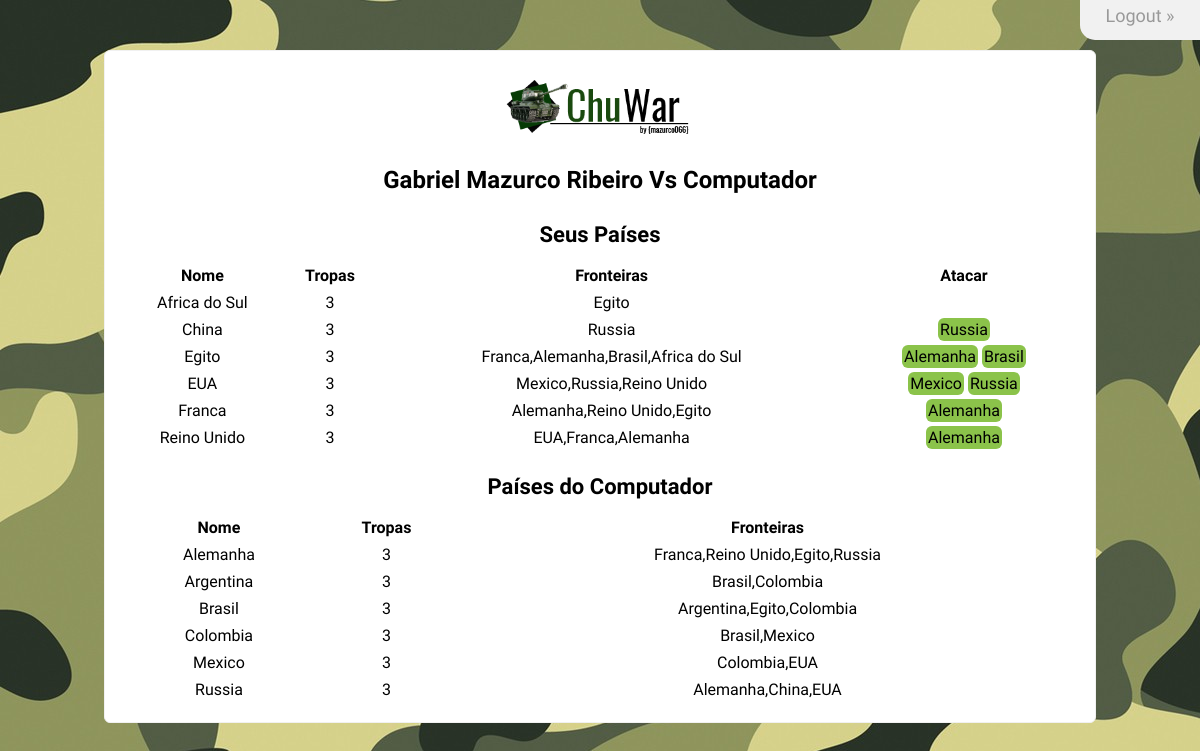
/ (signed in), run on the app's committed database.
### tables this page shows
CREATE TABLE `status_paises` (
  `ID` int(11) NOT NULL,
  `Jogo_ID` int(11) NOT NULL,
  `Pais_ID` int(11) NOT NULL,
  `Nome` varchar(50) NOT NULL,
  `tropas` int(11) NOT NULL,
  `Pertence` varchar(50) NOT NULL,
  `fronteiras` varchar(90) DEFAULT NULL
);

### includes/eventos.php (called while the page is built, shortened)
<?php
    $home="http://localhost/ChuvaInc/ChuWar/";
    $title="Chuwar - the Game";
    include("classes/DAO/DB.class.php");
    include("classes/DAO/Usuarios.class.php");
    include("classes/bean/Usuario.class.php");
    include("classes/bean/Computador.class.php");
    include("classes/bean/Pais.class.php");
    include("classes/bean/Jogo.class.php");
?>

### classes/bean/Usuario.class.php (called while the page is built, shortened)
<?php
class Usuario{
  private $id;
  private $nome;
  private $paises = NULL;
  public function setId($id){
    $this->id = $id;
  }
  public function getId(){
    return $this->id;
  }
  public function setNome($nome){
    $this->nome = $nome;
  }
  public function getNome(){
    return $this->nome;
  }
  public function setPaises($paises){
		$this->paises = $paises;
	}
	public function getPaises(){
		return $this->paises;
	}
}
?>

### classes/bean/Jogo.class.php (called while the page is built, shortened)
<?php
class Jogo{
  private $usuario;
  private $computador;
  function __construct(Usuario $user){
    $this->usuario = $user;
    $this->computador = new Computador();
    $this->Vpaises = $this->recuperaPaises();
  }
  function getPaisesUsuario(){
    return $this->usuario->getPaises();
  }
  function getPaisesComputador(){
    return $this->computador->getPaises();
  }
  function recuperaPaises(){
    $conexao = new DB;
    $conexao=$conexao->getConnection();
    $rs = $conexao->prepare("SELECT * FROM paises");
    if ($rs->execute()){
      $paises = [];
      while($pais = $rs->fetch(PDO::FETCH_OBJ)){
        $objeto = new Pais();
        $objeto->setID($pais->ID);
        $objeto->setNome($pais->Nome);
        $objeto->setTropas($pais->tropas);
        $objeto->setFronteiras($pais->fronteiras);
        $paises[] = $objeto;
      }
      return $paises;
    }
    else{
      $flash="OPS!... ouve algum erro em nosso Sistema. Por Favor contate administrador!";
      echo $flash;
    }
  }
  function carregaJogo(){
    $conexao = new DB;
    $conexao=$conexao->getConnection();
    $rs = $conexao->prepare("Select ID from jogos where id_usuario = ?");
    $id = $this->usuario->getId();
    $rs->bindParam(1,$id);
    if ($rs->execute()){
      $row = $rs->fetch(PDO::FETCH_OBJ);
      $idJogo = $row->ID;
      $rs = $conexao->prepare("SELECT * from status_paises WHERE Jogo_ID = ? and Pertence = 'Jogador'");
      $rs->bindParam(1,$idJogo);
      $rs->execute();
      if($rs->rowCount() > 0){
        $paisesUs = [];
        while($pais = $rs->fetch(PDO::FETCH_OBJ)){
          $objeto = new Pais();
          $objeto->setID($pais->Pais_ID);
          $objeto->setNome($pais->Nome);
          $objeto->setTropas($pais->tropas);
          $objeto->setFronteiras($pais->fronteiras);
          $paisesUs[] = $objeto;
        }
        $this->usuario->setPaises($paisesUs);
      }
      $rs = $conexao->prepare("SELECT * from status_paises WHERE Jogo_ID = ? and Pertence = 'Computador'");
      $rs->bindParam(1,$idJogo);
      $rs->execute();
      if($rs->rowCount() > 0){
        $paisesCp = [];
        while($pais = $rs->fetch(PDO::FETCH_OBJ)){
          $objeto = new Pais();
          $objeto->setID($pais->Pais_ID);
          $objeto->setNome($pais->Nome);
          $objeto->setTropas($pais->tropas);
          $objeto->setFronteiras($pais->fronteiras);
          $paisesCp[] = $objeto;
        }
        $this->computador->setPaises($paisesCp);
      }
    }
    else{
      $flash="OPS!... ouve algum erro em nosso Sistema. Por Favor contate administrador!";
      echo $flash;
    }
  }
}
 ?>

### classes/bean/Pais.class.php (called while the page is built, shortened)
<?php
class Pais{
	private $Nome;
	private $tropas;
	private $fronteiras;
	function setNome($nome){
		$this->Nome = $nome;
	}
	function getNome(){
		return $this->Nome;
	}
	function setTropas($Tropas){
		$this->tropas = $Tropas;
	}
	function getTropas(){
		return  $this->tropas;
	}
	function setFronteiras($fronteiras){
		$this->fronteiras = $fronteiras;
	}
	function getFronteiras(){
		return $this->fronteiras;
	}
}
?>

### classes/bean/Computador.class.php (called while the page is built)
<?php
class Computador{
  private $paises = NULL;
  public function setPaises($paises){
		$this->paises = $paises;
	}
	public function getPaises(){
		return $this->paises;
	}
}
?>

### includes/imprimeTabela.php (the view)
<p style="text-align: center; font: 400 22px Oswald;"><b>Seus Países</b></p>
<br>
<table width="100%" border="0">
        <tr>
            <th>Nome</th>
            <th>Tropas</th>
            <th>Fronteiras</th>
            <th>Atacar</th>
        </tr>
        <?php
          foreach ($Vusuario as $key => $value) {
        ?>
        <tr>
          <td style="text-align: center"><?php echo $value->getNome(); ?></td>
          <td style="text-align: center"><?php echo $value->getTropas(); ?></td>
          <td style="text-align: center"><?php echo $value->getFronteiras(); ?></td>
          <td style="text-align: center">
            <?php
              $front = $value->getFronteiras();
              $listaFronteiras = explode(",", $front);
              foreach ($listaFronteiras as $item => $valor){
                foreach ($Vcomputador as $pais => $p) {
                  $nomePais = $p->getNome();
                  if(strcmp($valor, $nomePais) == 0){
                    echo '<a id="ataque" href="!#">'.$nomePais.'</a>';
                  }
                }
              }
            ?>
          </td>
        </tr>
        <?php
          }
         ?>
</table>
<br>
<p style="text-align: center; font: 400 22px Oswald;"><b>Países do Computador</b></p>
<br>
<table width="100%" border="0">
        <tr>
            <th>Nome</th>
            <th>Tropas</th>
            <th>Fronteiras</th>
        </tr>
        <?php
          foreach ($Vcomputador as $key => $value) {
        ?>
        <tr>
          <td style="text-align: center"><?php echo $value->getNome(); ?></td>
          <td style="text-align: center"><?php echo $value->getTropas(); ?></td>
          <td style="text-align: center"><?php echo $value->getFronteiras(); ?></td>
        </tr>
        <?php
          }
         ?>
</table>

### index.php
<?php
    include("includes/eventos.php");
    if(isset($logado)){
        include("views/home.php");
    }
    else{
        include("views/login.php");
    }
?>

### views/home.php (shortened to what this page needs)
<html>
    <?php
    include("header.php");
    ?>
    <body>
        <div id="cadastro"><a href="index.php?acao=logout" title="Faça logout no Sistema!">Logout &raquo;</a></div>
        <div id="login" class="form bradius" style="top:50px; width: 80%;">
            <div class="logo"><a href="<?php echo $home;?>" title="<?php echo $title;?>"> <img src="img/logo.png" alt="logo" title="logotipo" width="200" height="58" /></a></div>
            <div class="acomodar" style="width: 100%; text-align: center; font: 400 24px Oswald;">
              <?php
                include("includes/carregaJogo.php");
               ?>
            </div>
            <?php
              include("includes/imprimeTabela.php");
             ?>
        </div>
    </body>
</html>

### views/header.php (shortened to what this page needs)
<head>
    <link rel="stylesheet" type="text/css" href="css/estilo.css"/>
</head>

### includes/carregaJogo.php
<?php
$usuario = new Usuario();
$usuario->setId($_SESSION["id"]);
$usuario->setNome($_SESSION["nome"]);
$usuario->setUsername($_SESSION["usuario"]);
$usuario->setSenha($_SESSION["senha"]);
echo "<br><b>".$usuario->getNome()." Vs Computador </b><br><br>";
$jogo = new Jogo($usuario);
if ($jogo->checaExistencia() == 0){
  $jogo->setPaisesUsuario();
  $jogo->setPaisesComputador();
  $Vusuario = $jogo->getPaisesUsuario();
  $Vcomputador = $jogo->getPaisesComputador();
  $jogo->novoJogo($Vusuario, $Vcomputador);
}
else{
  $jogo->carregaJogo();
  $Vusuario = $jogo->getPaisesUsuario();
  $Vcomputador = $jogo->getPaisesComputador();
}
?>

### css/estilo.css (style rules this page uses)
* { margin: 0; padding: 0; outline: none; list-style: none; }
a { text-decoration: none; }
body { font: 300 16px Oswald; background-image: url(../img/camo.jpeg); }
table { border-collapse: separate; border-spacing: 0 8px; margin-top: -8px; }
#login { width: 300px; margin: 0 auto; position: relative; top: 200px; border: 1px solid #f1f1f1; padding: 15px; background: #fff; }
#cadastro { border-bottom-left-radius: 15px; -webkit-border-bottom-left-radius: 15px; -moz-border-bottom-left-radius: 15px; height: 40px; width: 120px; background: #f1f1f1; text-align: center; position: absolute; right: 0; top: 0; z-index: 2; }
#cadastro a { padding-top: 5px; display: block; color: #999; font: 400 18px Oswald; }
#ataque { padding: 2px; margin: 2px; background: #8bc34a; color: #000; width: 50px; height: 40px; border-radius: 6px; -webkit-border-radius: 6px; -moz-border-radius: 6px; }
.logo { width: 200px; height: 58px; margin: 0 auto; padding: 7px; position: relative; top: 5px; }
.acomodar { margin: 0 auto; width: 250px; }
.bradius { border-radius: 6px; -webkit-border-radius: 6px; -moz-border-radius: 6px; }
.txt,.txt:focus,.sb,.sb:hover,#cadastro,#cadastro:hover,#ataque,#ataque:hover { transition: all 0.5s linear; -webkit-transition: all 0.5s linear; -moz-transition: all 0.5s linear; }

### data on the page
status_paises: Nome "Africa do Sul", tropas "3", fronteiras "Egito"
status_paises: Nome "China", tropas "3", fronteiras "Russia"
status_paises: Nome "Russia", tropas "3", fronteiras "Alemanha,China,EUA"
status_paises: Nome "Egito", tropas "3", fronteiras "Franca,Alemanha,Brasil,Africa do Sul"
status_paises: Nome "Alemanha", tropas "3", fronteiras "Franca,Reino Unido,Egito,Russia"
status_paises: Nome "Brasil", tropas "3", fronteiras "Argentina,Egito,Colombia"
status_paises: Nome "EUA", tropas "3", fronteiras "Mexico,Russia,Reino Unido"
status_paises: Nome "Mexico", tropas "3", fronteiras "Colombia,EUA"
status_paises: Nome "Franca", tropas "3", fronteiras "Alemanha,Reino Unido,Egito"
status_paises: Nome "Reino Unido", tropas "3", fronteiras "EUA,Franca,Alemanha"
status_paises: Nome "Argentina", tropas "3", fronteiras "Brasil,Colombia"
status_paises: Nome "Colombia", tropas "3", fronteiras "Brasil,Mexico"

### other printed values
$usuario->getNome() "Gabriel Mazurco Ribeiro"
